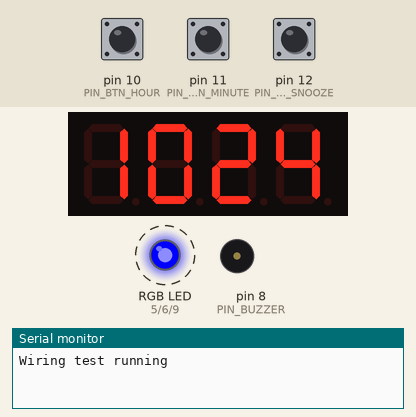
This sketch was run on a simulated Arduino Uno, built with avr-gcc and run on an emulated ATmega328P. On the bench: 4-digit seven-segment display, an RGB LED mixed from three pins (HIGH = lit), buzzer (waves = sounding), the last lines printed to the serial monitor. Dashed ring = blinking. The inputs (shaded band) are chosen by the test bench; at power-on: pin 10 (PIN_BTN_HOUR) HIGH, pin 11 (PIN_BTN_MINUTE) HIGH, pin 12 (PIN_BTN_SNOOZE) HIGH. The local clock reads 2024-03-15 10:24:30 at power-on unless the sketch sets it.

Above: at 1.2 s.
1.3 s: pin 10 (PIN_BTN_HOUR) pulled LOW for 0.15 s
At 1.79 s:
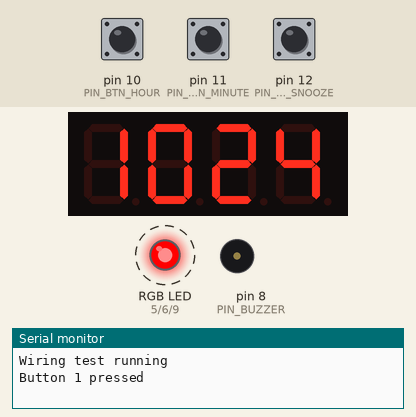
2.0 s: pin 11 (PIN_BTN_MINUTE) pulled LOW for 0.15 s
At 2.12 s:
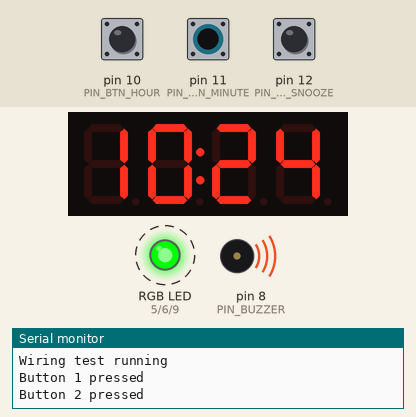
2.7 s: pin 12 (PIN_BTN_SNOOZE) pulled LOW for 0.15 s
At 3.27 s:
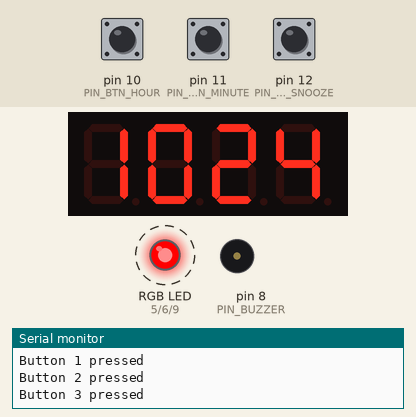
3.4 s: pin 10 (PIN_BTN_HOUR) pulled LOW for 1 s
At 3.52 s:
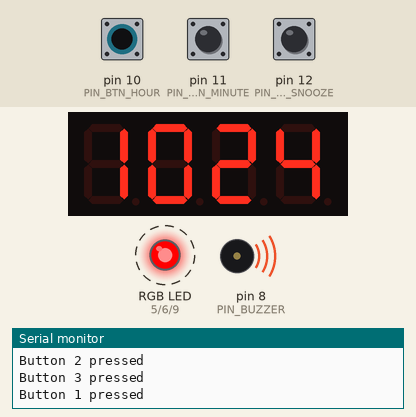
Timing chart, 0 to 6.0 s (numbered marks = the images above; inputs shaded):
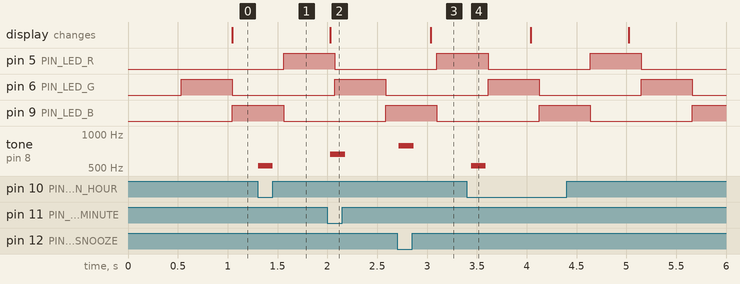

The sketch:

sketch.ino
```cpp
// Alarm clock WIRING TEST  (Arduino Uno)
// Proves every connection in WIRING.md / pins.h works:
//   1. TM1637 shows the time from the RTC (colon blinks every second)
//   2. RGB LED cycles red -> green -> blue
//   3. Each button beeps the buzzer with its own pitch
//   4. Button states are printed to the Serial Monitor
// Not the finished alarm clock: no alarm logic, no time-setting.

#include <Wire.h>          // I2C, used by the RTC (A4 = SDA, A5 = SCL)
#include <RTClib.h>        // Adafruit RTClib: talks to the RTC chip
#include <TM1637Display.h> // library "TM1637" by Avishay Orpaz
#include "pins.h"          // the pin names (same file as the real clock)

// Wokwi only simulates a DS1307 (no DS3231 part). Both chips use I2C address
// 0x68 and RTClib reads them the same way, so the code is nearly identical.
// On the REAL clock (DS3231 module): comment out the next line.
#define SIMULATOR_DS1307
#ifdef SIMULATOR_DS1307
  RTC_DS1307 rtc;
#else
  RTC_DS3231 rtc;
#endif

TM1637Display display(PIN_TM_CLK, PIN_TM_DIO);

const uint8_t buttonPins[3]  = { PIN_BTN_HOUR, PIN_BTN_MINUTE, PIN_BTN_SNOOZE };
const int     buttonTones[3] = { 523, 659, 784 };   // C5, E5, G5 in Hz
bool          wasPressed[3]  = { false, false, false };

const uint8_t ledPins[3] = { PIN_LED_R, PIN_LED_G, PIN_LED_B };
uint8_t  ledStep = 0;                 // 0 = red, 1 = green, 2 = blue
uint32_t lastLedChange = 0;

void setup() {
  Serial.begin(9600);

  // Buttons: other leg goes to GND, so use the internal pull-up.
  // Released = HIGH, pressed = LOW (BTN_PRESSED in pins.h).
  for (uint8_t i = 0; i < 3; i++) pinMode(buttonPins[i], INPUT_PULLUP);

  for (uint8_t i = 0; i < 3; i++) pinMode(ledPins[i], OUTPUT);
  pinMode(PIN_BUZZER, OUTPUT);

  display.setBrightness(5);           // 0 (dim) to 7 (bright)

  if (!rtc.begin()) {
    Serial.println("RTC not found: check SDA/SCL (A4/A5) and power");
    display.showNumberDec(8888);      // visible error on the display
    while (true) {}                   // stop here
  }
  // Wokwi starts the DS1307 at your computer's current time. A real RTC that
  // lost power needs setting once, to the time this sketch was compiled:
#ifndef SIMULATOR_DS1307
  if (rtc.lostPower()) rtc.adjust(DateTime(F(__DATE__), F(__TIME__)));
#endif
  Serial.println("Wiring test running");
}

// Light exactly one colour of the RGB LED.
// RGB_LEVEL() flips the value if you set RGB_COMMON_ANODE in pins.h.
void showColour(uint8_t step) {
  for (uint8_t i = 0; i < 3; i++) {
    analogWrite(ledPins[i], RGB_LEVEL(i == step ? 255 : 0));
  }
}

void loop() {
  uint32_t now = millis();

  // 1. TIME on the display, HHMM with the colon blinking once per second.
  DateTime t = rtc.now();
  int hhmm = t.hour() * 100 + t.minute();
  uint8_t colon = (t.second() % 2 == 0) ? 0b01000000 : 0;   // bit 6 = colon
  display.showNumberDecEx(hhmm, colon, true);                // true = leading zeros

  // 2. RGB LED: next colour every 500 ms (millis, so nothing blocks).
  if (now - lastLedChange >= 500) {
    lastLedChange = now;
    ledStep = (ledStep + 1) % 3;
    showColour(ledStep);
  }

  // 3. BUTTONS: beep when a press STARTS (released -> pressed).
  for (uint8_t i = 0; i < 3; i++) {
    bool pressed = (digitalRead(buttonPins[i]) == BTN_PRESSED);
    if (pressed && !wasPressed[i]) {
      tone(PIN_BUZZER, buttonTones[i], 150);                 // pin, Hz, ms
      Serial.print("Button ");
      Serial.print(i + 1);
      Serial.println(" pressed");
    }
    wasPressed[i] = pressed;
  }
  delay(20);                                                 // crude debounce
}
```

pins.h
```cpp
// pins.h  -  pin map for the workshop alarm clock (Arduino Uno R3)
// Mirrors WIRING.md and wiring.png. If you change a pin here, change the wiring too.
#ifndef PINS_H
#define PINS_H

// ---- TM1637 4-digit display (2-wire serial, NOT I2C: any two digital pins work)
#define PIN_TM_CLK       2
#define PIN_TM_DIO       4

// ---- DS3231 real-time clock (I2C: the Uno's I2C pins are fixed in hardware)
#define PIN_I2C_SDA      A4     // informational only: Wire.h uses A4/A5 automatically
#define PIN_I2C_SCL      A5
#define RTC_I2C_ADDR     0x68   // DS3231 chip address (the EEPROM on some modules is at 0x57)

// ---- Passive buzzer (PS1240 piezo or KY-006 module), driven with tone()
// tone() takes over Timer2 on the Uno, which disables analogWrite() on D3 and D11.
// Nothing in this design needs PWM on D3 or D11, so keep it that way.
#define PIN_BUZZER       8

// ---- RGB LED (each colour through its own 220 ohm resistor). All three are PWM pins.
#define PIN_LED_R        5      // PWM (Timer0)
#define PIN_LED_G        6      // PWM (Timer0)
#define PIN_LED_B        9      // PWM (Timer1)

// 0 = common-cathode LED (long leg to GND)   -> analogWrite(pin, value) as normal
// 1 = common-anode LED   (long leg to 5V)    -> output is inverted
// If you set this to 1 you must also move the long-leg wire from the GND rail to the 5V rail.
#define RGB_COMMON_ANODE 0
// Use RGB_LEVEL() so the same code works for both LED types:  analogWrite(PIN_LED_R, RGB_LEVEL(255));
#define RGB_LEVEL(v)     (RGB_COMMON_ANODE ? (255 - (v)) : (v))

// ---- Buttons: other leg of each button goes to GND. Use pinMode(pin, INPUT_PULLUP).
// Pressed = LOW, released = HIGH. Debounce in software (about 20-50 ms).
#define PIN_BTN_HOUR     10     // BTN 1: set hour / mode
#define PIN_BTN_MINUTE   11     // BTN 2: set minute / next
#define PIN_BTN_SNOOZE   12     // BTN 3: snooze / stop alarm
#define BTN_PRESSED      LOW

// ---- Free pins, safe to use for extra experiments
// D7, D13 (D13 also drives the on-board LED), A0-A3.
// Avoid D0/D1 (USB serial), D3 and D11 as PWM while tone() is used.

#endif  // PINS_H
```

Measured:
- after the input at 1.3 s, tone on pin 8 (PIN_BUZZER): silent → 523 Hz at once, → silent 0.15 s later
- after the input at 2.0 s, tone on pin 8 (PIN_BUZZER): silent → 659 Hz at once, → silent 0.15 s later
- after the input at 2.7 s, tone on pin 8 (PIN_BUZZER): silent → 784 Hz at once, → silent 0.15 s later
- after the input at 3.4 s, tone on pin 8 (PIN_BUZZER): silent → 523 Hz at once, → silent 0.15 s later
- by itself, pin 6 (PIN_LED_G): alternates HIGH for 0.51 s and LOW for 1.0 s
